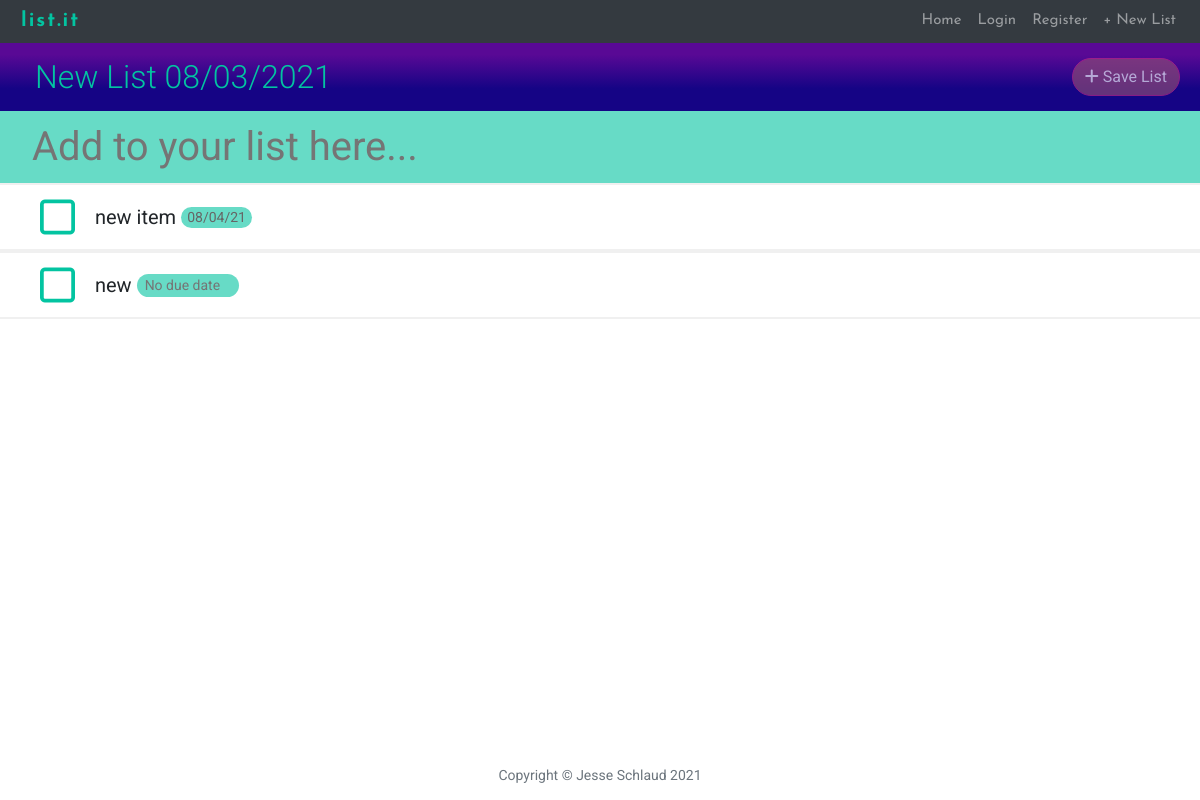
The app's page /83gHREtkeQ, older data.
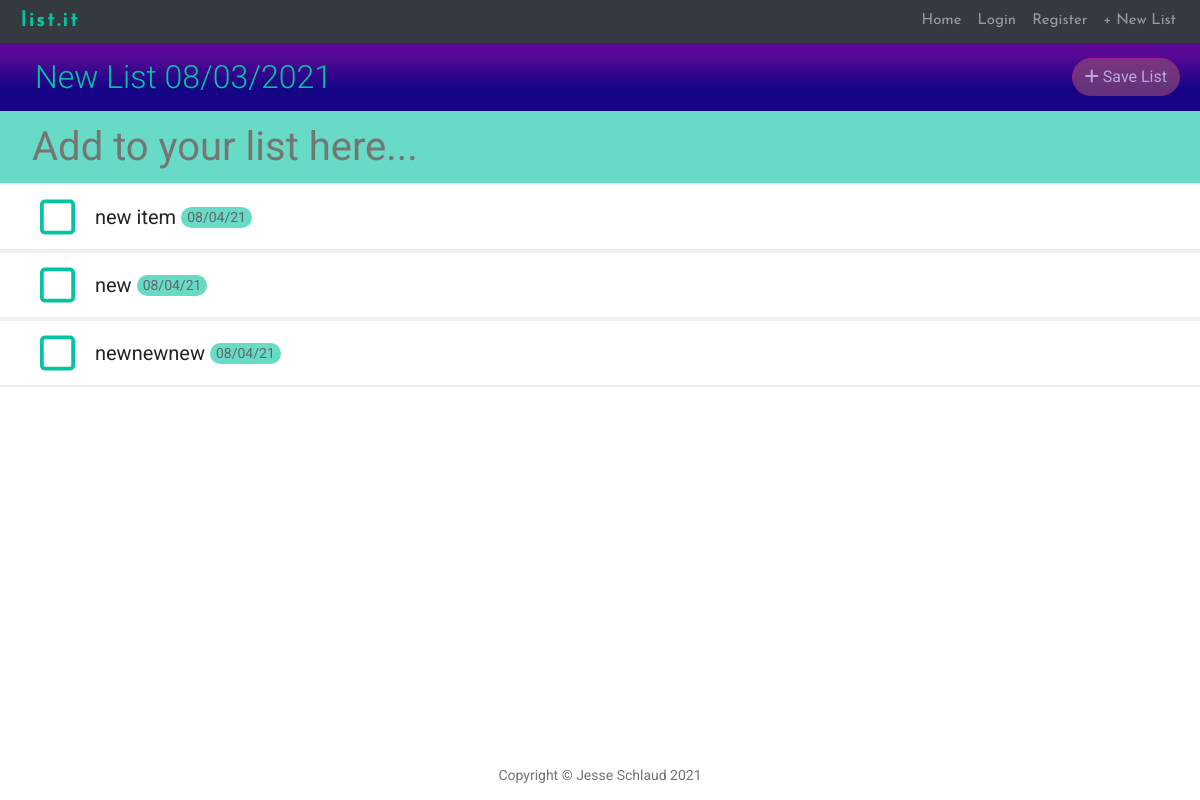
The same page, newer data.
### main.py (models this page shows)
class List(db.Model):
    __tablename__ = "lists"
    id = db.Column(db.Integer, primary_key=True)
    url_key = db.Column(db.String(250), nullable=False, unique=True)
    name = db.Column(db.String(250), nullable=False)
    items = relationship("ListItem", back_populates="parent_list")
    user = relationship("User", back_populates="lists")
    user_id = db.Column(db.Integer, db.ForeignKey("users.id"))

class ListItem(db.Model):
    __tablename__ = "items"
    id = db.Column(db.Integer, primary_key=True)
    name = db.Column(db.String(250), nullable=False)
    due_date = db.Column(db.String(250), nullable=True)
    complete = db.Column(db.Boolean)
    star = db.Column(db.Boolean)
    parent_list = relationship("List", back_populates="items")
    list_id = db.Column(db.Integer, db.ForeignKey("lists.id"))

### main.py (the view)
@app.route("/<url_key>", methods=["GET", "POST"])
def home(url_key):
    list = List.query.filter_by(url_key=url_key).first()
    return render_template("newindex.html", list=list, url_key=url_key)

### main.py (called while the page is built)
@app.context_processor
def inject_now():
    return {'current_year': datetime.date.today().strftime("%Y")}

### templates/newindex.html (shortened to what this page needs)
{% include 'header.html' %}
<div id="listDisplay">
    <div class="item-align">
        <div id="listName" class="item-align">
            <form action="{{ url_for('new_name', url_key=list.url_key) }}" method="post">
                <h2 data-editable class="lnameh2">{{list.name}}</h2>
            </form>
        </div>
        <div align="right">
            {% if list.user_id %}
            {% elif not current_user.is_authenticated: %}
            <span class="d-inline-block" data-toggle="popover" data-trigger="hover"
                  data-content="Please login or register to save.">
                <a class="btn btn-primary disabled list-save" href="{{ url_for('save_list', url_key=list.url_key) }}">
                    <i class="fas fa-plus"></i> Save List
                </a>
            </span>
            {% endif %}
        </div>
    </div>
</div>
<div id="newItem">
    <form name="itemform" action="{{ url_for('new_item', url_key=list.url_key) }}" method="post">
        <input class="no_border" placeholder="Add to your list here..." name="item" maxlength="40">
    </form>
</div>
<ul class="list-group" id="listItems">
    {% for item in list.items: %}
    {% if not item.complete and not item.star: %}
    <form action="{{ url_for('new_date', id=item.id, url_key=list.url_key) }}" class="date-form" method="post" autocomplete="off" id="dateForm">
        <li class="list-group-item">
            <div class="item-align">
                <div>
                    <a href="{{ url_for('complete', url_key=list.url_key, id=item.id)}}">
                            <span class="change-check">
                            <i class="far fa-square check"></i>
                            </span>
                    </a>
                    <span class="name-date">
                        <p class="item-name">{{ item.name }}</p>
                                {% if not item.due_date %}
                            <div class="date-border">
                                <input class="no_border" id="dueDate{{ item.id }}" name="due_date"
                                       placeholder="No due date" type="text"/>
                            </div>
                                {% else: %}
                            <div class="date-border">{{ item.due_date }}</div>
                                {% endif %}
                        </span>
                </div>
            </div>
        </li>
    </form>
    {% endif %}
    {% endfor %}
</ul>
</div>
{% include 'footer.html' %}

### templates/header.html (shortened to what this page needs)
<html lang="en">
<head>
    <link href="{{ url_for('static', filename='vendor/bootstrap/css/bootstrap.min.css') }}" rel="stylesheet">
    <link href="{{ url_for('static', filename='css/bootstrap-datepicker.min.css') }}" rel="stylesheet">
    <link href="{{ url_for('static', filename='css/newstyle.css') }}" rel="stylesheet">
</head>
<body OnLoad="document.itemform.item.focus();">
<div id="page-container">
    <div id="content-wrap">
        <header>
            <nav class="navbar py-0 navbar-expand-md navbar-dark bg-dark static-top" id="mainNav">
                <a class="navbar-brand" href="{{ url_for('home', url_key=url_key) }}">list.it</a>
                <div class="collapse navbar-collapse justify-content-end" id="navbarResponsive">
                    <ul class="navbar-nav">
                        <li class="nav-item">
                            <a class="nav-link" href="{{ url_for('home', url_key=url_key) }}">Home</a>
                        </li>
                        {% if not current_user.is_authenticated: %}
                        <li class="nav-item">
                            <a class="nav-link" href="{{ url_for('login', url_key=url_key) }}">Login</a>
                        </li>
                        <li class="nav-item">
                            <a class="nav-link" href="{{ url_for('register', url_key=url_key) }}">Register</a>
                        </li>
                        {% endif %}
                        <li class="nav-item">
                            <a class="nav-link" href="{{ url_for('new_list') }}">+ New List</a>
                        </li>
                    </ul>
                </div>
            </nav>
        </header>

### templates/footer.html (shortened to what this page needs)
<footer id="footer">
        <p class="copyright text-muted">Copyright &copy; Jesse Schlaud {{ current_year }}</p>
</footer>
</div>
</body>
</html>

### static/css/newstyle.css (style rules this page uses)
html, body { margin:0; padding:0; }
body { font-size: 20px; color: #212529; font-family: 'Roboto', sans-serif; }
p { line-height: 1.5; margin: 30px 0; }
h1, h2, h3, h4, h5, h6 { font-weight: 300; }
#mainNav { font-family: 'Josefin Sans', sans-serif; }
#mainNav .navbar-brand { font-size: 20px; font-weight: 700; color: #03C4A1; letter-spacing: 2px; margin-left: 5px; padding: 0; }
#mainNav .nav-item { font-size: 15px; font-weight: 400; padding-top: 2px; padding-bottom: 2px; }
#listDisplay { color: white; position: relative; background: rgb(105,48,195); background: rgb(21,4,133); background: linear-gradient(0deg, rgba(21,4,133,1) 33%, rgba(89,9,149,1) 83%); padding: 15px 20px; }
#listDisplay form { margin-bottom:0; padding-left: 15px; }
#listDisplay h2 { margin-bottom:0; }
#newItem { padding-top: 10px; position: relative; padding: 5px 20px; background-color: rgba(3,196,161,0.60); }
#newItem input { border-top-style: hidden; border-right-style: hidden; border-left-style: hidden; border-bottom-style: hidden; background-color: transparent; width: 100% }
@media only screen and (min-width: 651px) { #newItem input { font-size: 40px; } }
#newItem form { padding-left: 10px; margin: 0; }
#listItems { margin-bottom: 80px; }
#listItems a, a:hover, a:focus, a:active { text-decoration: none; color: inherit; }
#listItems i { vertical-align: middle; }
.list-group-item { padding: .75rem 2.5rem; }
#listItems form { margin: 0; }
.item-name { display: inline; }
.name-date { margin-left: 15px; }
.name-date p { display: inline-block; margin-top: 0px; margin-bottom: 0px; white-space: nowrap; text-overflow: ellipsis; overflow: hidden; max-width: 35ch; vertical-align: middle; }
.date-border { display: inline-block; border-radius: 20px; background-color: rgba(3,196,161,0.60); color: #666666; padding: 0 6px; font-size: .7em; }
.change-check { color: #03C4A1; }
.item-align { display: flex; justify-content: space-between; }
.date-form .list-group-item { border-style: solid none; border-color: #f0f0f0; border-width: 2px; }
.login label, h2 { color: #03C4A1; }
footer { padding: 50px 0 65px; }
footer .copyright { font-size: 14px; margin-bottom: 0; text-align: center; }
.btn-primary { color: #C62A88; background: transparent; border-color: #C62A88; border-radius: 20px; }
.btn-primary.disabled, .btn-primary:disabled { color: white; background-color: #914d76; border-color: #C62A88; }
#page-container { position: relative; min-height: 100vh; }
#content-wrap { padding-bottom: 2.5rem; }
#footer { position: absolute; bottom: 0; width: 100%; height: 2.5rem; }
@media only screen and (min-width: 651px) { .check { font-size: 2em; } }
@media only screen and (min-width: 651px) { .name-date { font-size: 1em; } }
@media only screen and (min-width: 651px) { .list-save { display: inline-block; } }

Row changes from the older to the newer data that the page shows:
changed ListItem "new": due_date (not shown) → "08/04/21"
added ListItem: name "newnewnew", due_date "08/04/21"
